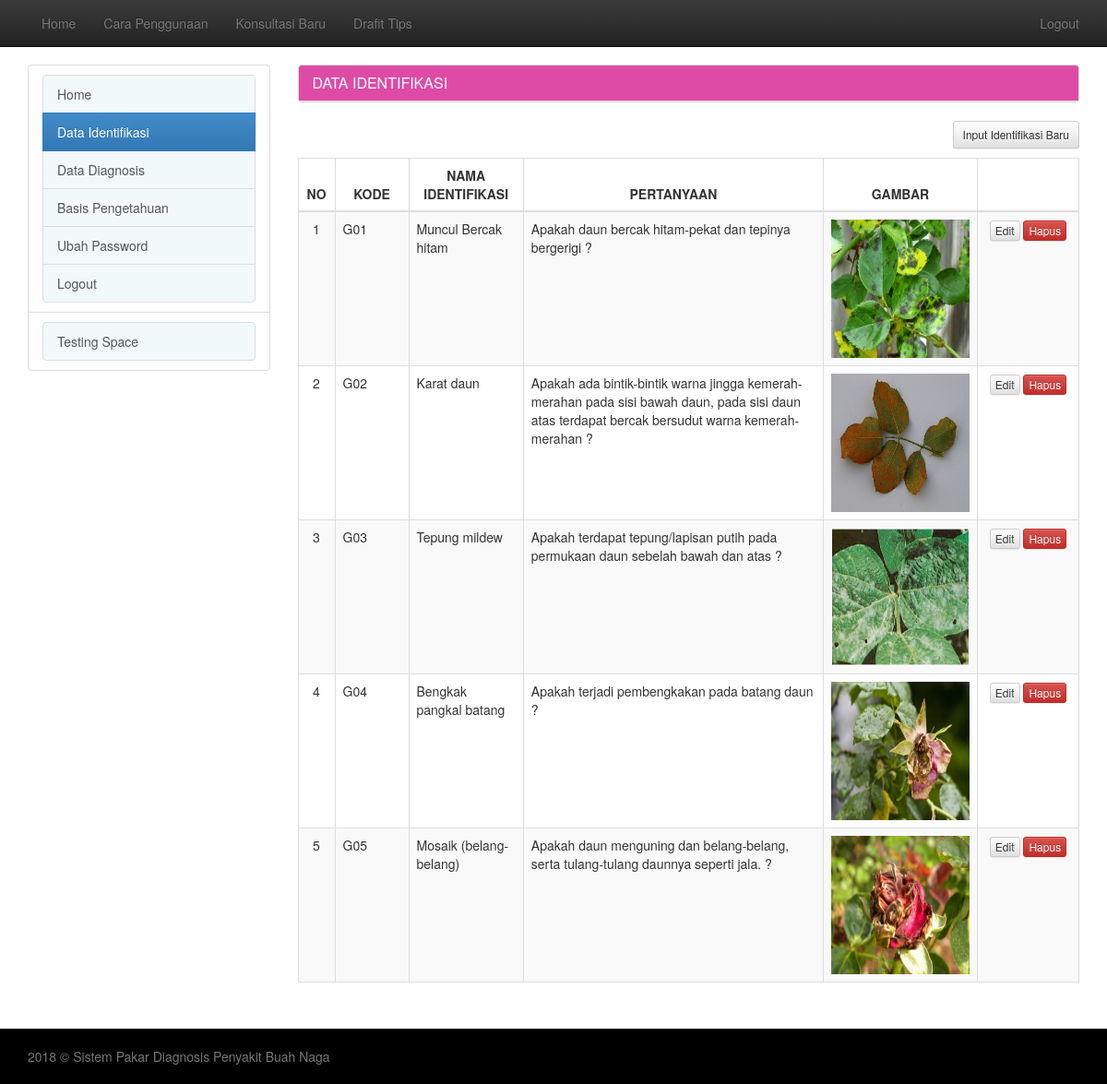
Screenshot of /?hal=gejala (signed in) with the database file from the repository.
### tables this page shows
CREATE TABLE IF NOT EXISTS `gejala` (
  `id_gejala` int(11) NOT NULL AUTO_INCREMENT,
  `kode` varchar(10) NOT NULL,
  `nama` varchar(255) NOT NULL,
  `pertanyaan` varchar(255) NOT NULL,
  `gambar` varchar(50) NOT NULL,
  PRIMARY KEY (`id_gejala`)
);

### index.php (called while the page is built, shortened)
<?php
require_once 'page.php';
require_once 'template.php';
?>

### page.php (called while the page is built, shortened)
<?php
$page='';
if(isset($_GET['hal'])){
	$page=$_GET['hal'];
}
$current_page=$page;
?>

### admin/p_gejala.php (the view, shortened to what this page needs)
<?php
$link_update='?hal=update_gejala';
$no=0;$daftar='';
$q="select * from gejala";
$q=mysqli_query($connect,$q);
if(mysqli_num_rows($q) > 0){
	while($h=mysqli_fetch_array($q)){
		$no++;
		$daftar.='
		  <tr>
			<td style="text-align:center;">'.$no.'</td>
			<td>'.$h['kode'].'</td>
			<td>'.$h['nama'].'</td>
			<td>'.$h['pertanyaan'].'</td>
			<td><img  width=150px height=150px src="images/'.$h['gambar'].'"></td>
			<td style="text-align:center;">
			<a href="'.$link_update.'&amp;id='.$h['id_gejala'].'&amp;action=edit" class="btn btn-xs btn-default">Edit</a>
			<a href="#"  onclick="DeleteConfirm(\''.$link_update.'&id='.$h['id_gejala'].'&action=delete\');return(false);" class="btn btn-xs btn-danger">Hapus</a>
			</td>
		  </tr>
		';
	}
}
?>
<div class="panel panel-default">
	<div class="panel-heading panel-heading-custom">
	  <h3 class="panel-title">DATA IDENTIFIKASI</h3>
	</div>
</div>
		<div align="right" style="margin-bottom:10px;"><a href="<?php echo $link_update;?>" class="btn btn-sm btn-default">Input Identifikasi Baru</a></div>
		<table class="table table-striped table-hover table-bordered">
		  <thead>
		  <tr>
			<th style="text-align:center;" width="40">NO</th>
			<th style="text-align:center;" width="80">KODE</th>
			<th style="text-align:center;">NAMA IDENTIFIKASI</th>
			<th style="text-align:center;">PERTANYAAN</th>
			<th style="text-align:center;">GAMBAR</th>
			<th style="text-align:center;" width="110">&nbsp;</thd>
		  </tr>
		  </thead>
		  <tbody>
		  <?php echo $daftar;?>
		  </tbody>
		</table>

### template.php (shortened to what this page needs)
<!DOCTYPE html PUBLIC "-//W3C//DTD XHTML 1.0 Transitional//EN" "http://www.w3.org/TR/xhtml1/DTD/xhtml1-transitional.dtd">
<html xmlns="http://www.w3.org/1999/xhtml" xml:lang="en" lang="en">
<head>
	<link href="css/bootstrap.min.css" rel="stylesheet" type="text/css" media="all" />
	<link href="css/bootstrap-theme.min.css" rel="stylesheet" type="text/css" media="all" />
    <link href="css/theme.css" rel="stylesheet">
</head>
<body>
    <div class="navbar navbar-inverse navbar-fixed-top" role="navigation">
	<?php include 'header.php';?>
    </div>
    <div class="container">
	<?php
	if(!isset($_SESSION['LOGIN_ID'])){
		 eval($content);
	}else{
	?>
	  <div class="row">
		<div class="col-sm-3">
			<?php include 'sidebar.php';?>
        </div>
		<div class="col-sm-9">
			<?php eval($content);?>
		</div>
      </div>
	<?php
	}
	?>
    </div>
	<div class="footer">
      <div class="container">
        <p class="text-muted">2018 &copy; Sistem Pakar Diagnosis Penyakit Buah Naga</p>
      </div>
    </div>
  </body>
</html>

### header.php (shortened to what this page needs)
   <div class="container">
     <div class="navbar-collapse collapse">
       <ul class="nav navbar-nav">
         <li <?php if($current_page==''){echo 'class="active"';}?>><a href="./">Home</a></li>
<li <?php if($current_page=='cara_penggunaan'){echo 'class="active"';}?>><a href="?hal=cara_penggunaan">Cara Penggunaan</a></li>
         <li <?php if($current_page=='konsultasi'){echo 'class="active"';}?>><a href="?hal=konsultasi">Konsultasi Baru</a></li>
         <li <?php if($current_page=='tips'){echo 'class="active"';}?>><a href="?hal=tips">Drafit Tips</a></li>
       </ul>
 <ul class="nav navbar-nav navbar-right">
         <?php if(!isset($_SESSION['LOGIN_ID'])){ ?>
<li <?php if($current_page=='login'){echo 'class="active"';}?>><a href="?hal=login">Login Administrator</a></li>
<?php }else{ ?>
<li><a href="logout.php">Logout</a></li>
<?php } ?>
       </ul>
     </div>
   </div>

### sidebar.php
<div class="list-group-mine list-group-item">
  <a href="./" class="list-group-item <?php if($current_page==''){echo 'active';}?>">Home</a>
  <a href="?hal=gejala" class="list-group-item <?php if($current_page=='gejala' or $current_page=='update_gejala'){echo 'active';}?>">Data Identifikasi</a>
  <a href="?hal=diagnosa" class="list-group-item <?php if($current_page=='diagnosa' or $current_page=='update_diagnosa'){echo 'active';}?>">Data Diagnosis</a>
  <a href="?hal=pengetahuan" class="list-group-item <?php if($current_page=='pengetahuan' or $current_page=='update_pengetahuan'){echo 'active';}?>">Basis Pengetahuan</a>
  <a href="?hal=ubah_password" class="list-group-item <?php if($current_page=='ubah_password'){echo 'active';}?>">Ubah Password</a>
  <a href="logout.php" class="list-group-item">Logout</a>
</div>
<div class="list-group-mine list-group-item">
  <a href="?hal=konsultasi" class="list-group-item <?php if($current_page=='konsultasi'){echo 'active';}?>">Testing Space</a>
</div>

### css/theme.css (style rules this page uses)
body { padding-top: 70px; padding-bottom: 30px; }
html { position: relative; min-height: 100%; }
body { margin-bottom: 60px; }
.list-group-mine .list-group-item { background-color: #f1f9fb; }
.footer { position: absolute; bottom: 0; width: 100%; height: 60px; background-color: #000000; }
.container .text-muted { margin: 20px 0; }
.panel-default > .panel-heading-custom { background: #DE4BA6; color: #FFFFFF; }

### rows the page displays
gejala: kode "G01", nama "Muncul Bercak hitam", pertanyaan "Apakah daun bercak hitam-pekat dan tepinya bergerigi ?", gambar (picture)
gejala: kode "G02", nama "Karat daun", pertanyaan "Apakah ada bintik-bintik warna jingga kemerah-merahan pada sisi bawah daun, pada sisi daun atas terdapat bercak bersudut warna kemerah-merahan ?", gambar (picture)
gejala: kode "G03", nama "Tepung mildew", pertanyaan "Apakah terdapat tepung/lapisan putih pada permukaan daun sebelah bawah dan atas ?", gambar (picture)
gejala: kode "G04", nama "Bengkak pangkal batang", pertanyaan "Apakah terjadi pembengkakan pada batang daun ?", gambar (picture)
gejala: kode "G05", nama "Mosaik (belang-belang)", pertanyaan "Apakah daun menguning dan belang-belang, serta tulang-tulang daunnya seperti jala. ?", gambar (picture)
